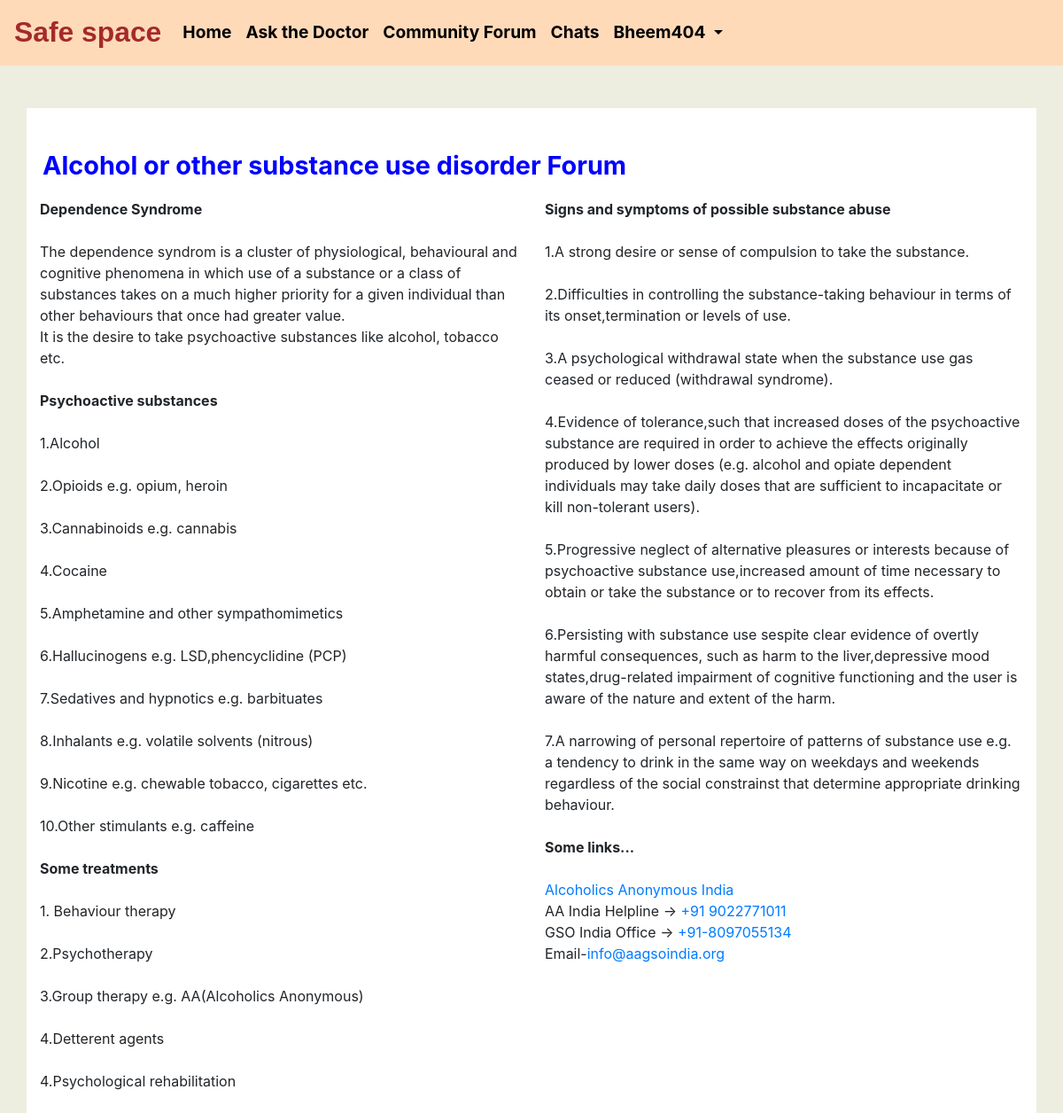
Screenshot of /community_forum/3/info/ (signed in) with the database file from the repository.
### accounts/models.py (models this page shows, shortened)
class CustomUser(AbstractUser):
	is_normal_user=models.BooleanField(default=True)
	objects=CustomUserManager()

### community_forum/models.py (models this page shows, shortened)
class Categories(models.Model):
	class Meta:
		verbose_name_plural="Categories"
	id=models.AutoField(primary_key=True,unique=True)
	category_name=models.CharField(max_length=200,blank=True)

### community_forum/views.py (the view)
# urls.py: path('<int:pk>/info/',views.CategoryInfo,name="categoryInfo"),
def CategoryInfo(request,*args,**kwargs):
	category=get_object_or_404(Categories,id=kwargs['pk'])
	context={
		'category':category
	}
	return render(request,'community_forum/info.html',context)

### community_forum/templates/community_forum/info.html (shortened to what this page needs)
{% block content %}
{% include 'Ask_the_doctor/base.html' %}
	<div class="container" style="background-color: white;">
	<div class="row">
		&nbsp;&nbsp;&nbsp;&nbsp;<p style="text-align: center;font-weight: bolder;font-size: 1.8rem;color: blue;"><br>{{category.category_name}}</p>
		{% if category.id is 3 %}
		<div class="col-lg-6 col-md-6 col-xs-12">
			<b>Dependence Syndrome</b><br><br>
			The dependence syndrom is a cluster of physiological, behavioural and cognitive phenomena in which use of a substance or a class of substances takes on a much higher priority for a given individual than other behaviours that once had greater value. <br>
			It is the desire to take psychoactive substances like alcohol, tobacco etc.<br><br>
			<b>Psychoactive substances</b><br><br>
			1.Alcohol<br><br>
			2.Opioids e.g. opium, heroin<br><br>
			3.Cannabinoids e.g. cannabis<br><br>
			4.Cocaine<br><br>
			5.Amphetamine and other sympathomimetics<br><br>
			6.Hallucinogens e.g. LSD,phencyclidine (PCP)<br><br>
			7.Sedatives and hypnotics e.g. barbituates<br><br>
			8.Inhalants e.g. volatile solvents (nitrous)<br><br>
			9.Nicotine e.g. chewable tobacco, cigarettes etc.<br><br>
			10.Other stimulants e.g. caffeine<br><br>
			<b>Some treatments</b><br><br>
			1. Behaviour therapy<br><br>
			2.Psychotherapy<br><br>
			3.Group therapy e.g. AA(Alcoholics Anonymous)<br><br>
			4.Detterent agents<br><br>
			4.Psychological rehabilitation<br><br>
		</div>
		<div class="col-lg-6 col-md-6 col-xs-12">
			<b>Signs and symptoms of possible substance abuse</b><br><br>
			1.A strong desire or sense of compulsion to take the substance.<br><br>
			2.Difficulties in controlling the substance-taking behaviour in terms of its onset,termination or levels of use.<br><br>
			3.A psychological withdrawal state when the substance use gas ceased or reduced (withdrawal syndrome).<br><br>
			4.Evidence of tolerance,such that increased doses of the psychoactive substance are required in order to achieve the effects originally produced by lower doses (e.g. alcohol and opiate dependent individuals may take daily doses that are sufficient to incapacitate or kill non-tolerant users).<br><br>
			5.Progressive neglect of alternative pleasures or interests because of psychoactive substance use,increased amount of time necessary to obtain or take the substance or to recover from its effects.<br><br>
			6.Persisting with substance use sespite clear evidence of overtly harmful consequences, such as harm to the liver,depressive mood states,drug-related impairment of cognitive functioning and the user is aware of the nature and extent of the harm.<br><br>
			7.A narrowing of personal repertoire of patterns of substance use e.g. a tendency to drink in the same way on weekdays and weekends regardless of the social constrainst that determine appropriate drinking behaviour.<br><br>
			<b>Some links...</b><br><br>
			<a href="http://www.aagsoindia.org/"target="_blank" rel="noopener noreferrer">Alcoholics Anonymous India</a><br>
			AA India Helpline -> <a href="tel:+91 9022771011"target="_blank" rel="noopener noreferrer">+91 9022771011</a><br>
			GSO India Office -> <a href="tel:+91-8097055134"target="_blank" rel="noopener noreferrer">+91-8097055134</a><br>
			Email-<a href="mailto:info@aagsoindia.org"target="_blank" rel="noopener noreferrer">info@aagsoindia.org</a><br>
		</div>
		{% endif %}
		</div>
</div>
{% endblock %}

### Ask_the_doctor/templates/Ask_the_doctor/base.html (shortened to what this page needs)
{% load static %}
<!DOCTYPE html>
<html lang="en">
  <head>
    <link rel="stylesheet" href="https://cdn.jsdelivr.net/npm/bootstrap@4.5.3/dist/css/bootstrap.min.css">
  </head>
  <body>
    <header>
      <nav class="navbar navbar-expand-lg fixed-top sticky-top nav-styles">
      <a class="navbar-brand" href="#" style="font-size: 1.99rem;font-weight: bolder;color:#A52A2A;font-family: Comic Sans MS, cursive, sans-serif;">Safe space</a>
      <div class="collapse navbar-collapse list-styles" id="navbarSupportedContent">
        <ul class="navbar-nav mr-auto">
          <li class="nav-item active">
            <a class="nav-link" href="/accounts/home/">Home <span class="sr-only">(current)</span></a>
          </li>
          {% if request.user.is_authenticated %}
            <li class="nav-item">
              <a class="nav-link" href="/ask_the_doctor/">Ask the Doctor</a>
            </li>
          {% else %}
            <span data-toggle="tooltip" data-placement="bottom" title="Please login first">
            <li class="nav-item">
            <a class="nav-link disabled" href="#" tabindex="-1" aria-disabled="true" style="">Ask the Doctor</a>
            </li>
          </span>
          {% endif %}
          <li class="nav-item">
            <a class="nav-link" href="/community_forum/">Community Forum</a>
          </li>
          {% if request.user.is_authenticated %}
            <li class="nav-item">
              <a class="nav-link" href="/private_chats/{{request.user.username}}/">Chats</a>
            </li>
          {% else %}
            <span data-toggle="tooltip" data-placement="bottom" title="Please login first">
            <li class="nav-item">
              <a class="nav-link disabled" href="#" tabindex="-1" aria-disabled="true" style="">Chats</a>
            </li>
          </span>
          {% endif %}
          {% if request.user.is_authenticated %}
            <li class="nav-item dropdown">
              <a class="nav-link dropdown-toggle" href="#" id="navbarDropdown" role="button" data-toggle="dropdown" aria-haspopup="true" aria-expanded="false">
                {{request.user.username}}
              </a>
            </li>
          {% else %}
            <li class="nav-item">
              <a class="nav-link btn" href="/accounts/login/" style="background-color:#D2691E;color:white !important;height: 2.5rem;width: 6rem;">Login</a>
            </li>
          {% endif %}
        </ul>
      </div>
    </nav>
  </header>
  </body>
</html>

### Ask_the_doctor/templates/Ask_the_doctor/base.html (style rules this page uses)
.nav-styles { background-color: #FFDAB9; }
.list-styles { color:black; font-size: 1.2rem; font-weight: bold; }
.nav-item a { color: #000000 !important; }

### community_forum/templates/community_forum/info.html (style rules this page uses)
body { background-color: #EEEEE0; }

### rows the page displays
CustomUser: user.username "Bheem404"
Categories: category_name "Alcohol or other substance use disorder Forum"
